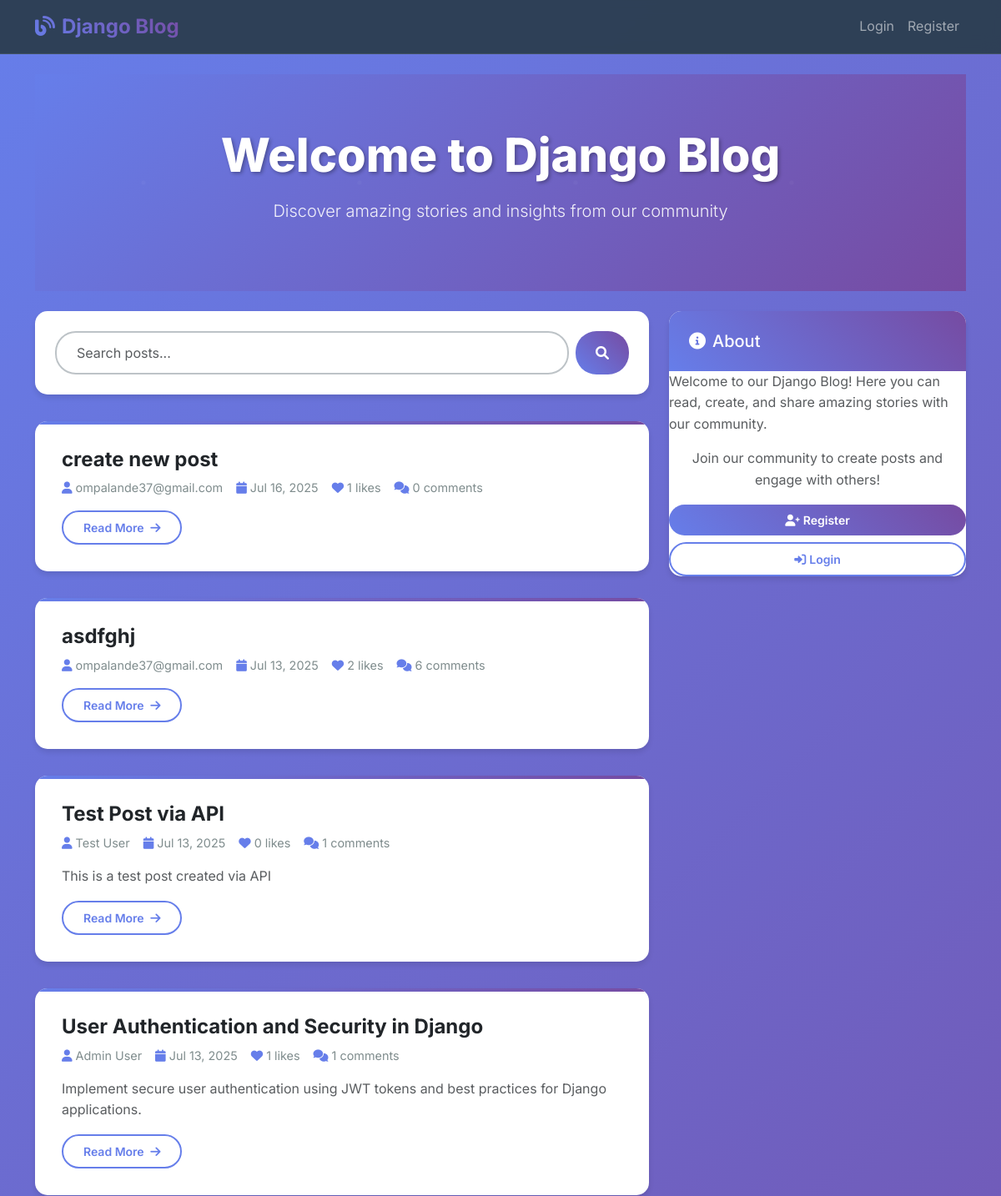
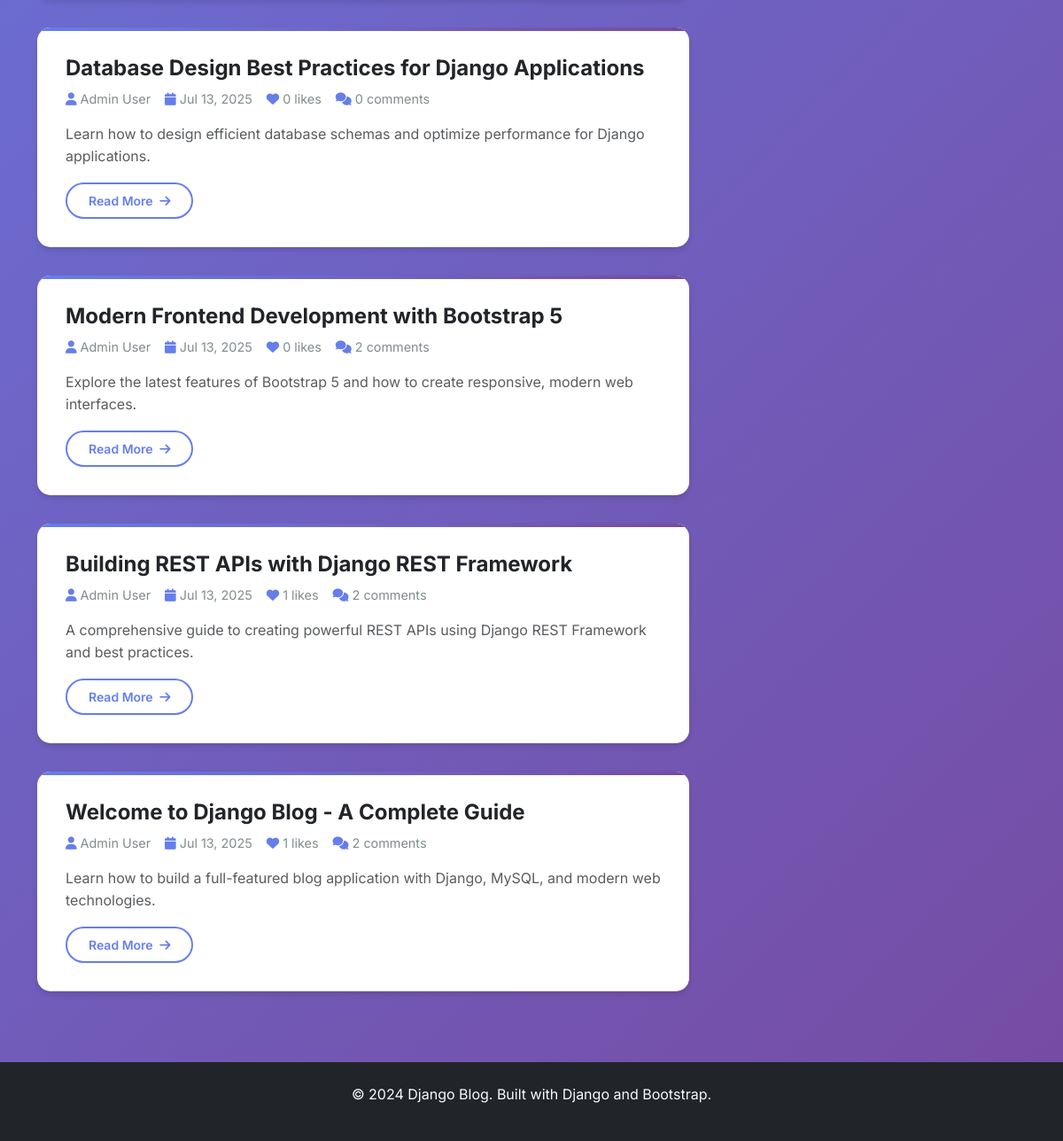
Screenshot of /blog/ with the database file from the repository (2 pictures, top to bottom).
### blog/models.py (models this page shows, shortened)
class BlogPost(models.Model):
    STATUS_CHOICES = [
        ('draft', 'Draft'),
        ('published', 'Published')
    ]
    title = models.CharField(max_length=200)
    content = RichTextField()
    author = models.ForeignKey(User, on_delete=models.CASCADE, related_name='blog_posts')
    timestamp = models.DateTimeField(auto_now_add=True)
    updated_at = models.DateTimeField(auto_now=True)
    status = models.CharField(max_length=10, choices=STATUS_CHOICES, default='draft')
    slug = models.SlugField(max_length=200, unique=True, blank=True)
    excerpt = models.TextField(max_length=500, blank=True)
    class Meta:
        ordering = ['-timestamp']
    @property
    def like_count(self):
        return self.likes.count()
    @property
    def comment_count(self):
        return self.comments.count()

### blog/views.py (the view)
# urls.py: path('blog/', views.BlogListView.as_view(), name='blog_list'),
class BlogListView(ListView):
    model = BlogPost
    template_name = 'blog/blog_list.html'
    context_object_name = 'posts'
    paginate_by = 10
    def get_queryset(self):
        return BlogPost.objects.filter(status='published').order_by('-timestamp')
    def get_context_data(self, **kwargs):
        context = super().get_context_data(**kwargs)
        context['show_create_button'] = self.request.user.is_authenticated
        context['show_logout_button'] = self.request.user.is_authenticated
        return context

### templates/blog/blog_list.html (shortened to what this page needs)
{% extends 'base.html' %}
{% block content %}
<div class="blog-header text-center mb-4">
    <h1 class="display-4">Welcome to Django Blog</h1>
    <p class="lead">Discover amazing stories and insights from our community</p>
</div>
<div class="row">
    <div class="col-md-8">
        <div class="search-container">
            <form method="get" class="d-flex">
                <input type="text" name="search" class="form-control me-2" placeholder="Search posts..." value="{{ request.GET.search }}">
                <button type="submit" class="btn btn-primary">
                    <i class="fas fa-search"></i>
                </button>
            </form>
        </div>
        <div id="blog-posts">
            {% for post in posts %}
            <article class="blog-post">
                <div class="d-flex justify-content-between align-items-start">
                    <div class="flex-grow-1">
                        <h2 class="h4 mb-2">
                            <a href="{% url 'blog_detail' post.slug %}" class="text-decoration-none text-dark">
                                {{ post.title }}
                            </a>
                        </h2>
                        <div class="post-meta">
                            <span><i class="fas fa-user"></i>{{ post.author.get_full_name|default:post.author.username }}</span>
                            <span><i class="fas fa-calendar"></i>{{ post.timestamp|date:"M d, Y" }}</span>
                            <span><i class="fas fa-heart"></i>{{ post.like_count }} likes</span>
                            <span><i class="fas fa-comments"></i>{{ post.comment_count }} comments</span>
                        </div>
                        {% if post.excerpt %}
                        <p class="text-muted">{{ post.excerpt }}</p>
                        {% endif %}
                        <div class="d-flex justify-content-between align-items-center">
                            <a href="{% url 'blog_detail' post.slug %}" class="btn btn-outline-primary btn-sm">
                                Read More <i class="fas fa-arrow-right ms-1"></i>
                            </a>
                        </div>
                    </div>
                </div>
            </article>
            {% endfor %}
        </div>
    </div>
    <div class="col-md-4">
        <div class="sidebar-card">
            <div class="card-header">
                <h5 class="mb-0"><i class="fas fa-info-circle me-2"></i>About</h5>
            </div>
            <div class="card-body">
                <p class="text-muted">Welcome to our Django Blog! Here you can read, create, and share amazing stories with our community.</p>
                {% if user.is_authenticated %}
                <div class="user-status mb-3">
                    <div class="d-flex align-items-center">
                        <i class="fas fa-user-circle text-success me-2"></i>
                        <div>
                            <strong>{{ user.username }}</strong>
                            <br>
                            <small class="text-muted">Logged in</small>
                        </div>
                    </div>
                </div>
                <a href="{% url 'blog_create' %}" class="btn btn-primary w-100">
                    <i class="fas fa-plus me-1"></i>Create New Post
                </a>
                {% else %}
                <div class="text-center">
                    <p class="text-muted mb-3">Join our community to create posts and engage with others!</p>
                    <div class="d-grid gap-2">
                        <a href="{% url 'user_register' %}" class="btn btn-primary btn-sm">
                            <i class="fas fa-user-plus me-1"></i>Register
                        </a>
                        <a href="{% url 'user_login' %}" class="btn btn-outline-primary btn-sm">
                            <i class="fas fa-sign-in-alt me-1"></i>Login
                        </a>
                    </div>
                </div>
                {% endif %}
            </div>
        </div>
    </div>
</div>
{% endblock %}

### templates/base.html (shortened to what this page needs)
{% load static %}
<!DOCTYPE html>
<html lang="en">
<head>
    <link href="https://cdn.jsdelivr.net/npm/bootstrap@5.3.0/dist/css/bootstrap.min.css" rel="stylesheet">
    <link href="https://cdnjs.cloudflare.com/ajax/libs/font-awesome/6.0.0/css/all.min.css" rel="stylesheet">
    <link href="{% static 'css/custom.css' %}" rel="stylesheet">
</head>
<body>
    <nav class="navbar navbar-expand-lg navbar-dark bg-dark">
        <div class="container">
            <a class="navbar-brand" href="{% url 'blog_list' %}">
                <i class="fas fa-blog me-2"></i>Django Blog
            </a>
            <div class="collapse navbar-collapse" id="navbarNav">
                <ul class="navbar-nav">
                    {% if user.is_authenticated %}
                    <li class="nav-item dropdown">
                        <a class="nav-link dropdown-toggle" href="#" id="navbarDropdown" role="button" data-bs-toggle="dropdown">
                            <i class="fas fa-user me-1"></i>
                        </a>
                        <ul class="dropdown-menu">
                            <li><span class="dropdown-item-text text-muted">Welcome back!</span></li>
                            <li><hr class="dropdown-divider"></li>
                            <li><a class="dropdown-item" href="{% url 'admin:index' %}">Admin</a></li>
                            <li><hr class="dropdown-divider"></li>
                            <li><a class="dropdown-item" href="{% url 'user_logout' %}">Logout</a></li>
                        </ul>
                    </li>
                    {% else %}
                    <li class="nav-item">
                        <a class="nav-link" href="{% url 'user_login' %}">Login</a>
                    </li>
                    <li class="nav-item">
                        <a class="nav-link" href="{% url 'user_register' %}">Register</a>
                    </li>
                    {% endif %}
                </ul>
            </div>
        </div>
    </nav>
    <main class="container mt-4">
        {% block content %}{% endblock %}
    </main>
    <footer class="bg-dark text-light py-4 mt-5">
        <div class="container text-center">
            <p>&copy; 2024 Django Blog. Built with Django and Bootstrap.</p>
        </div>
    </footer>
</body>
</html>

### static/css/custom.css (style rules this page uses)
:root { --primary-color: #667eea; --secondary-color: #764ba2; --accent-color: #f093fb; --success-color: #4facfe; --warning-color: #f093fb; --danger-color: #f093fb; --dark-color: #2c3e50; --light-color: #ecf0f1; --text-color: #2c3e50; --text-muted: #7f8c8d; --border-color: #bdc3c7; --shadow: 0 4px 6px rgba(0, 0, 0, 0.1); --shadow-hover: 0 8px 15px rgba(0, 0, 0, 0.2); --transition: all 0.3s ease; }
body { font-family: 'Inter', -apple-system, BlinkMacSystemFont, 'Segoe UI', Roboto, sans-serif; line-height: 1.6; color: var(--text-color); background: linear-gradient(135deg, #667eea 0%, #764ba2 100%); min-height: 100vh; }
.navbar-brand { font-weight: 700; font-size: 1.5rem; background: linear-gradient(45deg, var(--primary-color), var(--secondary-color)); -webkit-background-clip: text; -webkit-text-fill-color: transparent; background-clip: text; }
.navbar-dark { background: rgba(44, 62, 80, 0.95) !important; backdrop-filter: blur(10px); border-bottom: 1px solid rgba(255, 255, 255, 0.1); }
.blog-header { background: linear-gradient(135deg, var(--primary-color) 0%, var(--secondary-color) 100%); color: white; padding: 4rem 0; text-align: center; position: relative; overflow: hidden; }
.blog-header::before { content: ''; position: absolute; top: 0; left: 0; right: 0; bottom: 0; opacity: 0.3; }
.blog-header h1 { font-weight: 800; font-size: 3.5rem; margin-bottom: 1rem; text-shadow: 2px 2px 4px rgba(0, 0, 0, 0.3); }
.blog-header .lead { font-size: 1.25rem; opacity: 0.9; font-weight: 300; }
.blog-post { background: white; border: none; border-radius: 15px; padding: 2rem; margin-bottom: 2rem; box-shadow: var(--shadow); transition: var(--transition); position: relative; overflow: hidden; }
.blog-post::before { content: ''; position: absolute; top: 0; left: 0; right: 0; height: 4px; background: linear-gradient(90deg, var(--primary-color), var(--secondary-color)); }
.blog-post h2 { color: var(--text-color); font-weight: 700; margin-bottom: 1rem; font-size: 1.5rem; }
.blog-post h2 a { color: inherit; text-decoration: none; transition: var(--transition); }
.post-meta { display: flex; align-items: center; gap: 1rem; margin-bottom: 1rem; font-size: 0.9rem; color: var(--text-muted); }
.post-meta i { color: var(--primary-color); margin-right: 0.25rem; }
.btn { border-radius: 25px; font-weight: 600; padding: 0.5rem 1.5rem; transition: var(--transition); border: none; }
.btn-primary { background: linear-gradient(45deg, var(--primary-color), var(--secondary-color)); border: none; }
.btn-outline-primary { border: 2px solid var(--primary-color); color: var(--primary-color); background: transparent; }
.search-container { background: white; border-radius: 15px; padding: 1.5rem; box-shadow: var(--shadow); margin-bottom: 2rem; }
.search-container input { border: 2px solid var(--border-color); border-radius: 25px; padding: 0.75rem 1.5rem; transition: var(--transition); }
.sidebar-card { background: white; border-radius: 15px; box-shadow: var(--shadow); overflow: hidden; }
.sidebar-card .card-header { background: linear-gradient(45deg, var(--primary-color), var(--secondary-color)); color: white; border: none; padding: 1.5rem; }
.form-control { border: 2px solid var(--border-color); border-radius: 8px; padding: 0.75rem 1rem; transition: var(--transition); }
.blog-post { animation: fadeInUp 0.6s ease-out; }
footer { background: var(--dark-color); color: white; padding: 3rem 0; margin-top: 4rem; }

### rows the page displays
BlogPost: title "create new post", author.get_full_name "ompalande37@gmail.com", timestamp "Jul 16, 2025", like_count "1", comment_count "0"
BlogPost: title "asdfghj", author.get_full_name "ompalande37@gmail.com", timestamp "Jul 13, 2025", like_count "2", comment_count "6"
BlogPost: title "Test Post via API", author.get_full_name "Test User", timestamp "Jul 13, 2025", like_count "0", comment_count "1", excerpt "This is a test post created via API"
BlogPost: title "User Authentication and Security in Django", author.get_full_name "Admin User", timestamp "Jul 13, 2025", like_count "1", comment_count "1", excerpt "Implement secure user authentication using JWT tokens and best practices for Django applications."
BlogPost: title "Database Design Best Practices for Django Applications", author.get_full_name "Admin User", timestamp "Jul 13, 2025", like_count "0", comment_count "0", excerpt "Learn how to design efficient database schemas and optimize performance for Django applications."
BlogPost: title "Modern Frontend Development with Bootstrap 5", author.get_full_name "Admin User", timestamp "Jul 13, 2025", like_count "0", comment_count "2", excerpt "Explore the latest features of Bootstrap 5 and how to create responsive, modern web interfaces."
BlogPost: title "Building REST APIs with Django REST Framework", author.get_full_name "Admin User", timestamp "Jul 13, 2025", like_count "1", comment_count "2", excerpt "A comprehensive guide to creating powerful REST APIs using Django REST Framework and best practices."
BlogPost: title "Welcome to Django Blog - A Complete Guide", author.get_full_name "Admin User", timestamp "Jul 13, 2025", like_count "1", comment_count "2", excerpt "Learn how to build a full-featured blog application with Django, MySQL, and modern web technologies."
